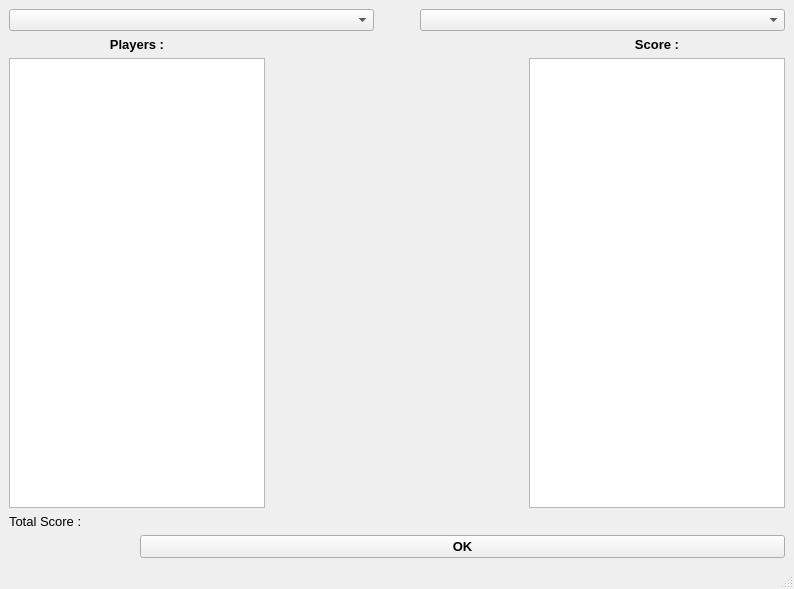
<?xml version="1.0" encoding="UTF-8"?>
<ui version="4.0">
 <class>Evaluate_Window</class>
 <widget class="QMainWindow" name="Evaluate_Window">
  <property name="geometry">
   <rect>
    <x>0</x>
    <y>0</y>
    <width>794</width>
    <height>589</height>
   </rect>
  </property>
  <property name="windowTitle">
   <string>MainWindow</string>
  </property>
  <widget class="QWidget" name="centralwidget">
   <layout class="QGridLayout" name="gridLayout">
    <item row="0" column="0" colspan="4">
     <layout class="QHBoxLayout" name="horizontalLayout">
      <item>
       <widget class="QComboBox" name="cb1"/>
      </item>
      <item>
       <spacer name="horizontalSpacer">
        <property name="orientation">
         <enum>Qt::Horizontal</enum>
        </property>
        <property name="sizeType">
         <enum>QSizePolicy::Minimum</enum>
        </property>
        <property name="sizeHint" stdset="0">
         <size>
          <width>40</width>
          <height>20</height>
         </size>
        </property>
       </spacer>
      </item>
      <item>
       <widget class="QComboBox" name="cb_2"/>
      </item>
     </layout>
    </item>
    <item row="2" column="3">
     <widget class="QListWidget" name="listWidget_2"/>
    </item>
    <item row="2" column="0" colspan="2">
     <widget class="QListWidget" name="listWidget"/>
    </item>
    <item row="2" column="2">
     <spacer name="horizontalSpacer_2">
      <property name="orientation">
       <enum>Qt::Horizontal</enum>
      </property>
      <property name="sizeHint" stdset="0">
       <size>
        <width>40</width>
        <height>20</height>
       </size>
      </property>
     </spacer>
    </item>
    <item row="3" column="0">
     <widget class="QLabel" name="label">
      <property name="font">
       <font>
        <family>Arial</family>
        <pointsize>10</pointsize>
       </font>
      </property>
      <property name="text">
       <string>Total Score :</string>
      </property>
     </widget>
    </item>
    <item row="3" column="3">
     <widget class="QLabel" name="label_2">
      <property name="text">
       <string/>
      </property>
     </widget>
    </item>
    <item row="5" column="1" colspan="3">
     <widget class="QPushButton" name="pushButton">
      <property name="font">
       <font>
        <family>Arial</family>
        <pointsize>10</pointsize>
        <weight>75</weight>
        <bold>true</bold>
       </font>
      </property>
      <property name="text">
       <string>OK</string>
      </property>
     </widget>
    </item>
    <item row="1" column="3">
     <widget class="QLabel" name="label_4">
      <property name="font">
       <font>
        <family>Arial</family>
        <pointsize>10</pointsize>
        <weight>75</weight>
        <bold>true</bold>
       </font>
      </property>
      <property name="text">
       <string>Score :</string>
      </property>
      <property name="alignment">
       <set>Qt::AlignCenter</set>
      </property>
     </widget>
    </item>
    <item row="1" column="0" colspan="2">
     <widget class="QLabel" name="label_3">
      <property name="font">
       <font>
        <family>Arial</family>
        <pointsize>10</pointsize>
        <weight>75</weight>
        <bold>true</bold>
       </font>
      </property>
      <property name="text">
       <string>Players :</string>
      </property>
      <property name="alignment">
       <set>Qt::AlignCenter</set>
      </property>
     </widget>
    </item>
   </layout>
  </widget>
  <widget class="QMenuBar" name="menubar">
   <property name="geometry">
    <rect>
     <x>0</x>
     <y>0</y>
     <width>794</width>
     <height>26</height>
    </rect>
   </property>
  </widget>
  <widget class="QStatusBar" name="statusbar"/>
 </widget>
 <resources/>
 <connections/>
</ui>
